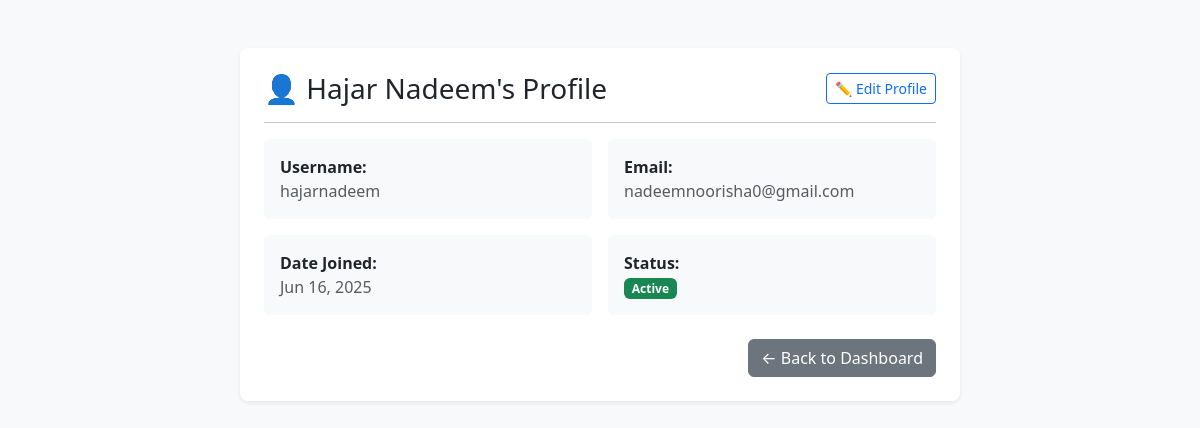
The page /dashboard/student/profile/ (signed in) on the database its author committed.
### accounts/models.py (models this page shows, shortened)
class CustomUser(AbstractUser):
    ROLE_CHOICES = [
        ('student', 'Student'),
        ('instructor', 'Instructor'),
        ('admin', 'Admin'),
    ]
    role = models.CharField(max_length=20, choices=ROLE_CHOICES)
    phone_number = models.CharField(max_length=20, blank=True, null=True)
    profile_picture = models.ImageField(upload_to="instructors/", blank=True, null=True)
    def get_full_name(self):
        return f"{self.first_name} {self.last_name}".strip()

### dashboard/views.py (the view)
# urls.py: path('student/profile/', views.student_profile_view, name='student_profile'),
@login_required
def student_profile_view(request):
    if request.user.role != 'student':
        return render(request, '403.html')
    student = request.user
    return render(request, 'dashboard/student_profile.html', {'student': student})

### templates/dashboard/student_profile.html
{% extends 'base.html' %}
{% block content %}
<div class="container mt-4">
    <div class="row justify-content-center">
        <div class="col-lg-8">
            <div class="card shadow-sm border-0 rounded-3">
                <div class="card-body p-4">
                    <div class="d-flex justify-content-between align-items-center mb-3">
                        <h3 class="mb-0">
                            👤 {{ student.get_full_name }}'s Profile
                        </h3>
                        <a href="{% url 'edit_student_profile' %}" class="btn btn-sm btn-outline-primary">
                            ✏️ Edit Profile
                        </a>
                    </div>
                    <hr>
                    <div class="row g-3">
                        <div class="col-md-6">
                            <div class="p-3 bg-light rounded">
                                <strong>Username:</strong> <br>
                                <span class="text-muted">{{ student.username }}</span>
                            </div>
                        </div>
                        <div class="col-md-6">
                            <div class="p-3 bg-light rounded">
                                <strong>Email:</strong> <br>
                                <span class="text-muted">{{ student.email }}</span>
                            </div>
                        </div>
                        <div class="col-md-6">
                            <div class="p-3 bg-light rounded">
                                <strong>Date Joined:</strong> <br>
                                <span class="text-muted">{{ student.date_joined|date:"M d, Y" }}</span>
                            </div>
                        </div>
                        <div class="col-md-6">
                            <div class="p-3 bg-light rounded">
                                <strong>Status:</strong> <br>
                                {% if student.is_active %}
                                    <span class="badge bg-success">Active</span>
                                {% else %}
                                    <span class="badge bg-danger">Inactive</span>
                                {% endif %}
                            </div>
                        </div>
                    </div>
                    <div class="text-end mt-4">
                        <a href="{% url 'student_dashboard' %}" class="btn btn-secondary">
                            ← Back to Dashboard
                        </a>
                    </div>
                </div>
            </div>
        </div>
    </div>
</div>
{% endblock %}

### rows shown on the page
CustomUser: get_full_name "Hajar Nadeem", username "hajarnadeem", email "nadeemnoorisha0@gmail.com", date_joined "Jun 16, 2025"
